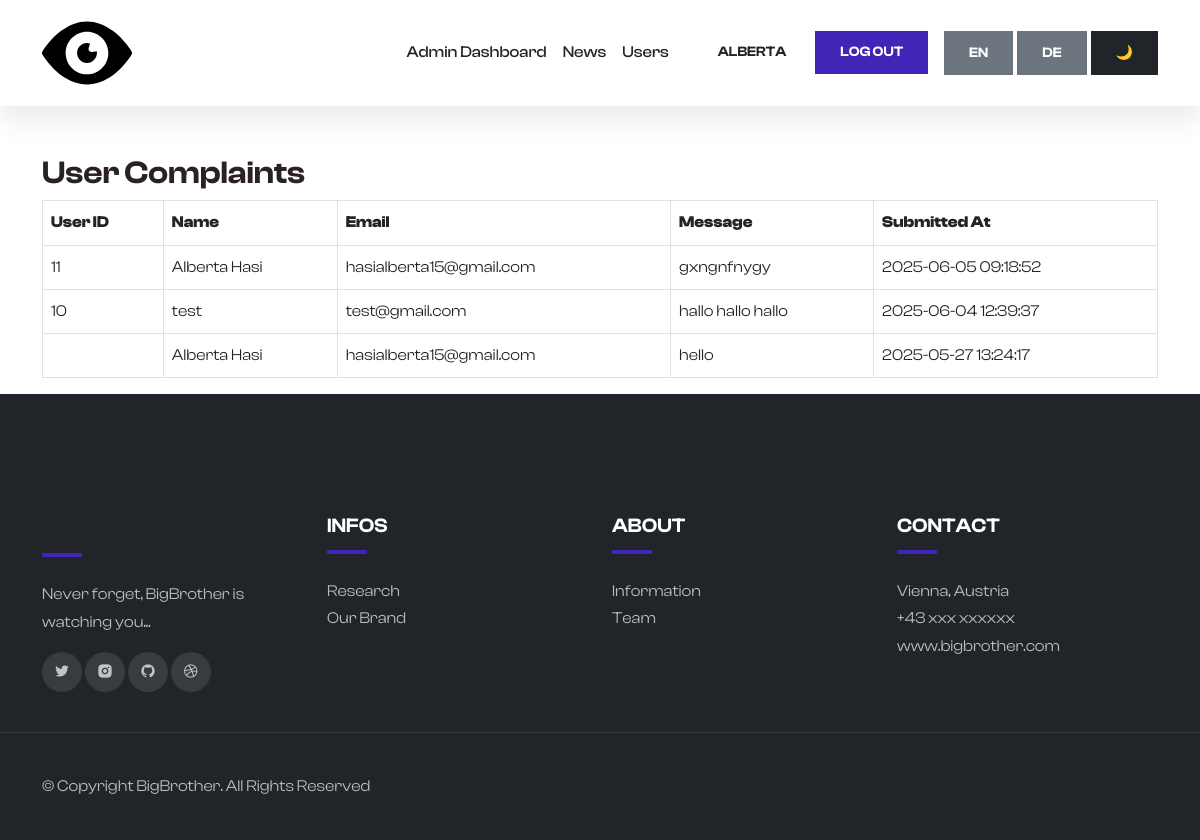
Page /admin/dashboard.php (signed in) on the committed database.
### tables this page shows
CREATE TABLE `help` (
  `id` int(11) NOT NULL,
  `user_id` int(11) DEFAULT NULL,
  `name` varchar(100) NOT NULL,
  `email` varchar(150) NOT NULL,
  `subject` varchar(150) NOT NULL,
  `message` text NOT NULL,
  `submitted_at` timestamp NOT NULL DEFAULT current_timestamp()
);

### admin/dashboard.php (the view, shortened to what this page needs)
<?php
include('../includes/db.php');
$stmt = $pdo->query("SELECT * FROM help ORDER BY submitted_at DESC");
$help = $stmt->fetchAll();
include('../includes/header.php');
include('../includes/nav.php');
?>
<div class="container mt-5">
    <h2>User Complaints</h2>
    <?php if (empty($help)): ?>
        <p>No complaints submitted yet.</p>
    <?php else: ?>
        <table class="table table-bordered">
            <thead>
                <tr>
                    <th>User ID</th>
                    <th>Name</th>
                    <th>Email</th>
                    <th>Message</th>
                    <th>Submitted At</th>
                </tr>
            </thead>
            <tbody>
                <?php foreach ($help as $c): ?>
                    <tr>
                        <td><?= htmlspecialchars($c['user_id']) ?></td>
                        <td><?= htmlspecialchars($c['name']) ?></td>
                        <td><?= htmlspecialchars($c['email']) ?></td>
                        <td><?= nl2br(htmlspecialchars($c['message'])) ?></td>
                        <td><?= $c['submitted_at'] ?></td>
                    </tr>
                <?php endforeach; ?>
            </tbody>
        </table>
    <?php endif; ?>
</div>
<?php include('../includes/footer.php'); ?>

### BigBrother/assets/css/style.css (style rules this page uses)
:root { --c-dark: #292126; --c-brand: #4025b7; --c-brand-light: #7996d4; --c-brand-rgb: 78, 87, 212; --c-body: #716178; --font-base: "ClashDisplay", sans-serif; --box-shadow: 0px 15px 25px rgba(0,0,0,0.08); --transition: all 0.5s ease; }
body { font-family: var(--font-base); line-height: 1.7; color: var(--c-body); }
h1, h2, h3,h4, h5, h6, .h1, .h2, .h3, .h4, .h5, .h6 { font-weight: 600; color: var(--c-dark); }

### rows in the picture
help: user "11", name "Alberta Hasi", email "hasialberta15@gmail.com", message "gxngnfnygy", submitted_at "2025-06-05 09:18:52"
help: user "10", name "test", email "test@gmail.com", message "hallo hallo hallo", submitted_at "2025-06-04 12:39:37"
help: name "Alberta Hasi", email "hasialberta15@gmail.com", message "hello", submitted_at "2025-05-27 13:24:17"

### other values in the picture
$_SESSION['username'] "ALBERTA"
